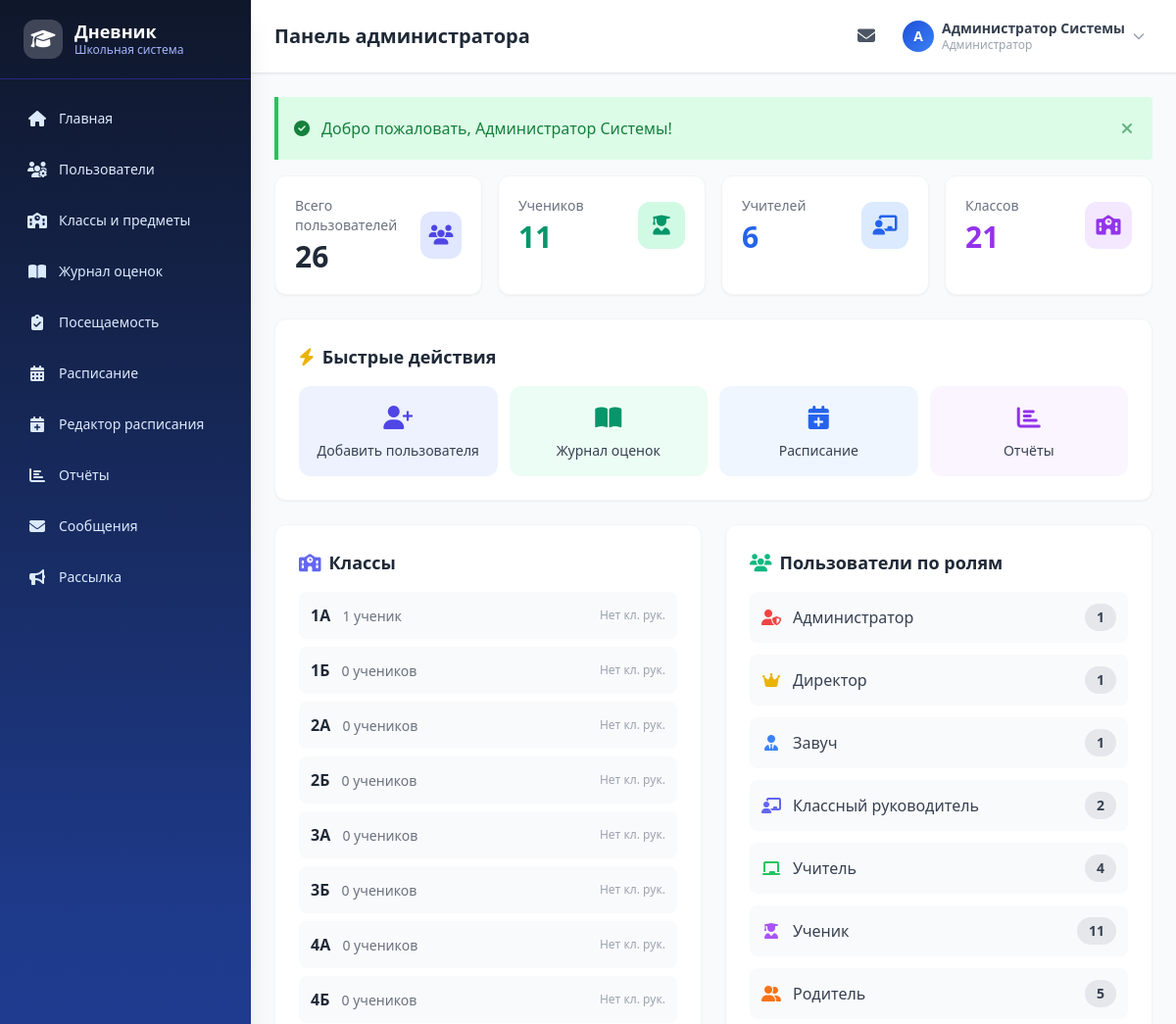
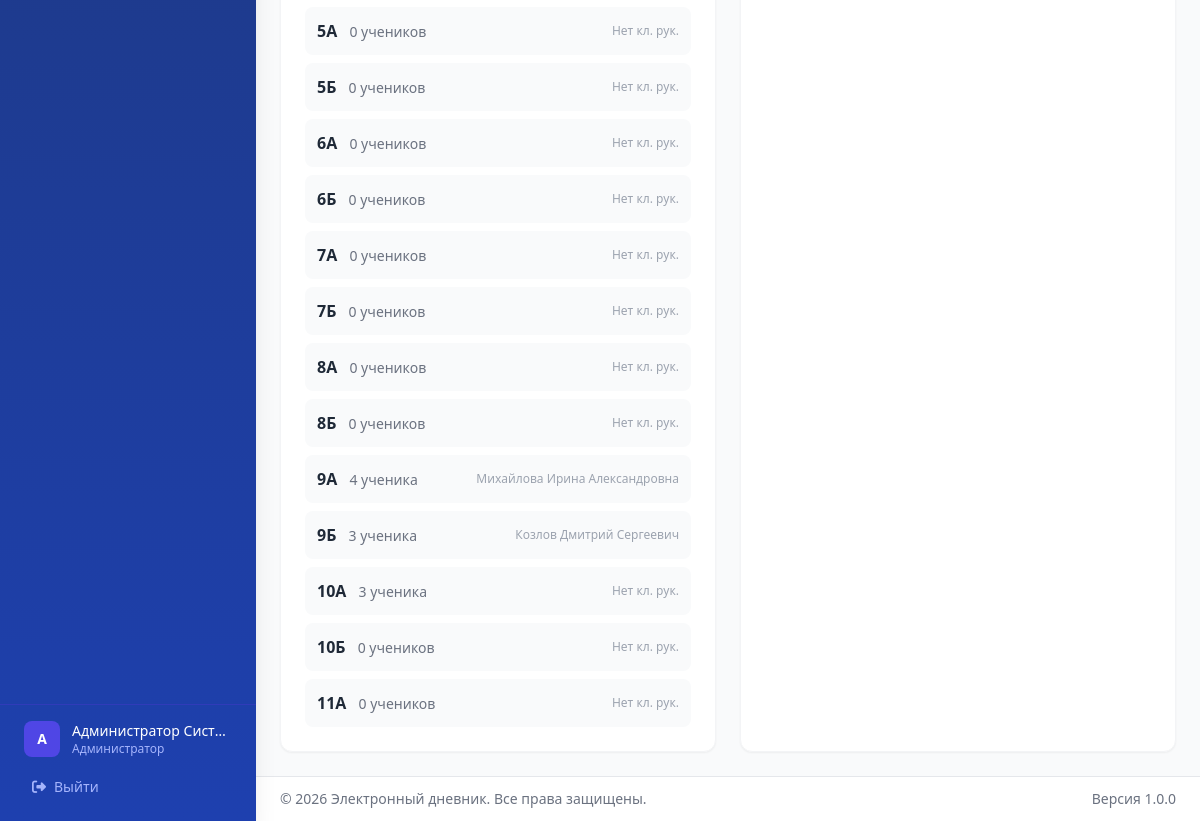
The app's page /dashboard (signed in) with its own data (2 pictures, top to bottom).
### tables this page shows
CREATE TABLE `classes` (
  `id` int NOT NULL,
  `name` varchar(10) NOT NULL,
  `year` int NOT NULL,
  `class_teacher_id` int DEFAULT NULL
);

### config/database.php (called while the page is built, shortened)
<?php
function getDB() {
    static $pdo = null;
    if ($pdo === null) {
        $dsn = sprintf(
            'mysql:host=%s;port=%s;dbname=%s;charset=%s',
            DB_HOST, DB_PORT, DB_NAME, DB_CHARSET
        );
        $options = [
            PDO::ATTR_ERRMODE            => PDO::ERRMODE_EXCEPTION,
            PDO::ATTR_DEFAULT_FETCH_MODE => PDO::FETCH_ASSOC,
            PDO::ATTR_EMULATE_PREPARES   => false,
            PDO::MYSQL_ATTR_INIT_COMMAND => "SET NAMES " . DB_CHARSET,
        ];
        try {
            $pdo = new PDO($dsn, DB_USER, DB_PASS, $options);
        } catch (PDOException $e) {
            if (defined('APP_DEBUG') && APP_DEBUG) {
                die('Ошибка подключения к БД: ' . $e->getMessage());
            } else {
                die('Ошибка подключения к базе данных.');
            }
        }
    }
    return $pdo;
}

### models/User.php (called while the page is built, shortened)
<?php
class User {
    private $db;
    public function __construct() {
        $this->db = getDB();
    }
    public function countAll($filters = []) {
        $where = ['1=1'];
        $params = [];
        $whereStr = implode(' AND ', $where);
        $stmt = $this->db->prepare("
            SELECT COUNT(*) as cnt FROM users u
JOIN roles r ON u.role_id = r.id
LEFT JOIN students st ON st.user_id = u.id
LEFT JOIN classes c ON c.id = st.class_id
            WHERE {$whereStr}
        ");
        $stmt->execute($params);
        $result = $stmt->fetch();
        return (int)$result['cnt'];
    }
    public function getStatistics() {
        $stmt = $this->db->query("
            SELECT r.name, r.display_name, COUNT(u.id) as count
            FROM roles r
            LEFT JOIN users u ON u.role_id = r.id AND u.is_active = 1
            GROUP BY r.id, r.name, r.display_name
            ORDER BY r.id
        ");
        return $stmt->fetchAll();
    }
}

### models/ClassModel.php (called while the page is built, shortened)
<?php
class ClassModel {
    private $db;
    public function __construct() {
        $this->db = getDB();
    }
    public function getAll($year = null) {
        $sql = "
            SELECT c.*, u.full_name as teacher_name,
                   (SELECT COUNT(*) FROM students s
                    JOIN users us ON s.user_id = us.id
                    WHERE s.class_id = c.id AND us.is_active = 1) as student_count
            FROM classes c
            LEFT JOIN teachers t ON c.class_teacher_id = t.id
            LEFT JOIN users u ON t.user_id = u.id
        ";
        $params = [];
        if ($year) {
            $sql .= " WHERE c.year = :year";
            $params[':year'] = $year;
        }
        $sql .= " ORDER BY CAST(REGEXP_SUBSTR(c.name, '^[0-9]+') AS UNSIGNED) ASC, c.name ASC";
        $stmt = $this->db->prepare($sql);
        $stmt->execute($params);
        return $stmt->fetchAll();
    }
}

### views/dashboard/admin.php (the view, shortened to what this page needs)
<div class="space-y-6">
    <div class="grid grid-cols-1 sm:grid-cols-2 lg:grid-cols-4 gap-4">
        <div class="bg-white rounded-xl shadow-sm border border-gray-100 p-5 hover:shadow-md transition-shadow">
            <div class="flex items-center justify-between">
                <div>
                    <p class="text-sm text-gray-500">Всего пользователей</p>
                    <p class="text-3xl font-bold text-gray-800 mt-1"><?= $totalUsers ?></p>
                </div>
                <div class="w-12 h-12 bg-indigo-100 rounded-xl flex items-center justify-center">
                    <i class="fas fa-users text-indigo-600 text-xl"></i>
                </div>
            </div>
        </div>
        <div class="bg-white rounded-xl shadow-sm border border-gray-100 p-5 hover:shadow-md transition-shadow">
            <div class="flex items-center justify-between">
                <div>
                    <p class="text-sm text-gray-500">Учеников</p>
                    <p class="text-3xl font-bold text-emerald-600 mt-1"><?= $roleCounts['student'] ?? 0 ?></p>
                </div>
                <div class="w-12 h-12 bg-emerald-100 rounded-xl flex items-center justify-center">
                    <i class="fas fa-user-graduate text-emerald-600 text-xl"></i>
                </div>
            </div>
        </div>
        <div class="bg-white rounded-xl shadow-sm border border-gray-100 p-5 hover:shadow-md transition-shadow">
            <div class="flex items-center justify-between">
                <div>
                    <p class="text-sm text-gray-500">Учителей</p>
                    <p class="text-3xl font-bold text-blue-600 mt-1"><?= ($roleCounts['teacher'] ?? 0) + ($roleCounts['class_teacher'] ?? 0) ?></p>
                </div>
                <div class="w-12 h-12 bg-blue-100 rounded-xl flex items-center justify-center">
                    <i class="fas fa-chalkboard-teacher text-blue-600 text-xl"></i>
                </div>
            </div>
        </div>
        <div class="bg-white rounded-xl shadow-sm border border-gray-100 p-5 hover:shadow-md transition-shadow">
            <div class="flex items-center justify-between">
                <div>
                    <p class="text-sm text-gray-500">Классов</p>
                    <p class="text-3xl font-bold text-purple-600 mt-1"><?= count($classes) ?></p>
                </div>
                <div class="w-12 h-12 bg-purple-100 rounded-xl flex items-center justify-center">
                    <i class="fas fa-school text-purple-600 text-xl"></i>
                </div>
            </div>
        </div>
    </div>
    <div class="bg-white rounded-xl shadow-sm border border-gray-100 p-6">
        <h3 class="text-lg font-bold text-gray-800 mb-4">
            <i class="fas fa-bolt text-yellow-500 mr-2"></i>Быстрые действия
        </h3>
        <div class="grid grid-cols-2 md:grid-cols-4 gap-3">
            <a href="<?= url('users/create') ?>" class="flex flex-col items-center gap-2 p-4 bg-indigo-50 rounded-xl hover:bg-indigo-100 transition group">
                <i class="fas fa-user-plus text-2xl text-indigo-600 group-hover:scale-110 transition-transform"></i>
                <span class="text-sm font-medium text-gray-700">Добавить пользователя</span>
            </a>
            <a href="<?= url('grades/journal') ?>" class="flex flex-col items-center gap-2 p-4 bg-emerald-50 rounded-xl hover:bg-emerald-100 transition group">
                <i class="fas fa-book-open text-2xl text-emerald-600 group-hover:scale-110 transition-transform"></i>
                <span class="text-sm font-medium text-gray-700">Журнал оценок</span>
            </a>
            <a href="<?= url('schedule/edit') ?>" class="flex flex-col items-center gap-2 p-4 bg-blue-50 rounded-xl hover:bg-blue-100 transition group">
                <i class="fas fa-calendar-plus text-2xl text-blue-600 group-hover:scale-110 transition-transform"></i>
                <span class="text-sm font-medium text-gray-700">Расписание</span>
            </a>
            <a href="<?= url('reports') ?>" class="flex flex-col items-center gap-2 p-4 bg-purple-50 rounded-xl hover:bg-purple-100 transition group">
                <i class="fas fa-chart-bar text-2xl text-purple-600 group-hover:scale-110 transition-transform"></i>
                <span class="text-sm font-medium text-gray-700">Отчёты</span>
            </a>
        </div>
    </div>
    <div class="grid grid-cols-1 lg:grid-cols-2 gap-6">
        <div class="bg-white rounded-xl shadow-sm border border-gray-100 p-6">
            <h3 class="text-lg font-bold text-gray-800 mb-4">
                <i class="fas fa-school text-indigo-500 mr-2"></i>Классы
            </h3>
            <div class="space-y-2">
                <?php foreach ($classes as $cls): ?>
                <div class="flex items-center justify-between p-3 bg-gray-50 rounded-lg hover:bg-gray-100 transition">
                    <div>
                        <span class="font-semibold text-gray-800"><?= e($cls['name']) ?></span>
                        <span class="text-sm text-gray-500 ml-2">
                            <?= $cls['student_count'] ?> <?= plural($cls['student_count'], 'ученик', 'ученика', 'учеников') ?>
                        </span>
                    </div>
                    <span class="text-xs text-gray-400"><?= e($cls['teacher_name'] ?? 'Нет кл. рук.') ?></span>
                </div>
                <?php endforeach; ?>
            </div>
        </div>
        <div class="bg-white rounded-xl shadow-sm border border-gray-100 p-6">
            <h3 class="text-lg font-bold text-gray-800 mb-4">
                <i class="fas fa-users text-emerald-500 mr-2"></i>Пользователи по ролям
            </h3>
            <div class="space-y-3">
                <?php
                $roleIcons = [
                    'admin' => 'fa-user-shield text-red-500',
                    'director' => 'fa-crown text-yellow-500',
                    'head_teacher' => 'fa-user-tie text-blue-500',
                    'class_teacher' => 'fa-chalkboard-teacher text-indigo-500',
                    'teacher' => 'fa-chalkboard text-green-500',
                    'student' => 'fa-user-graduate text-purple-500',
                    'parent' => 'fa-user-friends text-orange-500',
                ];
                foreach ($stats as $s):
                    $icon = $roleIcons[$s['name']] ?? 'fa-user text-gray-500';
                ?>
                <div class="flex items-center justify-between p-3 bg-gray-50 rounded-lg">
                    <div class="flex items-center gap-3">
                        <i class="fas <?= $icon ?> w-5 text-center"></i>
                        <span class="text-gray-700"><?= e($s['display_name']) ?></span>
                    </div>
                    <span class="bg-gray-200 text-gray-700 px-3 py-1 rounded-full text-sm font-semibold"><?= $s['count'] ?></span>
                </div>
                <?php endforeach; ?>
            </div>
        </div>
    </div>
</div>

### assets/css/style.css (style rules this page uses)
:root { --school-bg: #F4F7FB; --school-card: #FFFFFF; --school-border: #DCE3ED; --school-primary-900: #0F2D5C; --school-primary-800: #163B79; --school-primary-700: #1E40AF; --school-primary-600: #1D4ED8; --school-primary-500: #2563EB; --school-primary-100: #DBEAFE; --school-primary-50: #EFF6FF; --school-text: #0F172A; --school-muted: #475569; --school-success: #16A34A; --school-warning: #D97706; --school-danger: #DC2626; }
* { scrollbar-width: thin; scrollbar-color: #c7d2fe #f1f5f9; }
body { background: var(--school-bg); color: var(--school-text); }
main > * { animation: fadeInUp 0.3s ease-out; }
main > *:nth-child(2) { animation-delay: 0.05s; }

### records on screen
classes: name "1А", student_count "1", student_count "ученик", teacher_name "Нет кл. рук."
classes: name "1Б", student_count "0", student_count "учеников", teacher_name "Нет кл. рук."
classes: name "2А", student_count "0", student_count "учеников", teacher_name "Нет кл. рук."
classes: name "2Б", student_count "0", student_count "учеников", teacher_name "Нет кл. рук."
classes: name "3А", student_count "0", student_count "учеников", teacher_name "Нет кл. рук."
classes: name "3Б", student_count "0", student_count "учеников", teacher_name "Нет кл. рук."
classes: name "4А", student_count "0", student_count "учеников", teacher_name "Нет кл. рук."
classes: name "4Б", student_count "0", student_count "учеников", teacher_name "Нет кл. рук."
classes: name "5А", student_count "0", student_count "учеников", teacher_name "Нет кл. рук."
classes: name "5Б", student_count "0", student_count "учеников", teacher_name "Нет кл. рук."
classes: name "6А", student_count "0", student_count "учеников", teacher_name "Нет кл. рук."
classes: name "6Б", student_count "0", student_count "учеников", teacher_name "Нет кл. рук."
classes: name "7А", student_count "0", student_count "учеников", teacher_name "Нет кл. рук."
classes: name "7Б", student_count "0", student_count "учеников", teacher_name "Нет кл. рук."
classes: name "8А", student_count "0", student_count "учеников", teacher_name "Нет кл. рук."
classes: name "8Б", student_count "0", student_count "учеников", teacher_name "Нет кл. рук."
classes: name "9А", student_count "4", student_count "ученика", teacher_name "Михайлова Ирина Александровна"
classes: name "9Б", student_count "3", student_count "ученика", teacher_name "Козлов Дмитрий Сергеевич"
classes: name "10А", student_count "3", student_count "ученика", teacher_name "Нет кл. рук."
classes: name "10Б", student_count "0", student_count "учеников", teacher_name "Нет кл. рук."
classes: name "11А", student_count "0", student_count "учеников", teacher_name "Нет кл. рук."

### other values on screen
$item['label'] "Главная"
$item['label'] "Пользователи"
$item['label'] "Классы и предметы"
$item['label'] "Журнал оценок"
$item['label'] "Посещаемость"
$item['label'] "Расписание"
$item['label'] "Редактор расписания"
$item['label'] "Отчёты"
$item['label'] "Сообщения"
$item['label'] "Рассылка"
mb_strtoupper(mb_substr($currentUser['full_name'] ?? 'U', 0, 1)) "А"
$currentUser['full_name'] "Администратор Сист…"
$currentUser['role_name'] "Администратор"
$pageTitle "Панель администратора"
mb_strtoupper(mb_substr($currentUser['full_name'], 0, 1)) "А"
